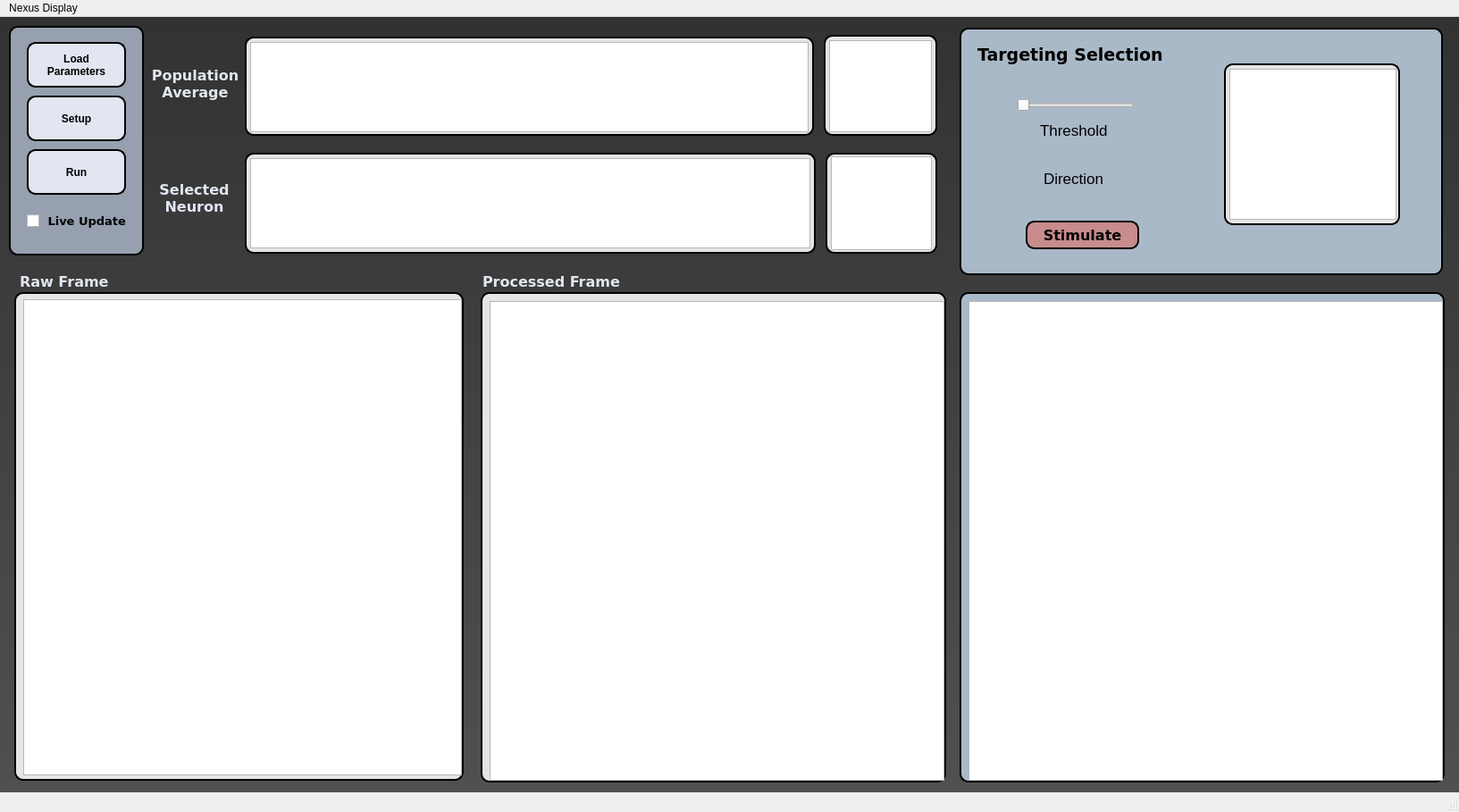
<?xml version="1.0" encoding="UTF-8"?>
<ui version="4.0">
 <class>MainWindow</class>
 <widget class="QMainWindow" name="MainWindow">
  <property name="geometry">
   <rect>
    <x>0</x>
    <y>0</y>
    <width>1633</width>
    <height>909</height>
   </rect>
  </property>
  <property name="windowTitle">
   <string>MainWindow</string>
  </property>
  <property name="styleSheet">
   <string notr="true">QMainWindow { background-color: 'blue'; }</string>
  </property>
  <widget class="QWidget" name="centralwidget">
   <property name="styleSheet">
    <string notr="true">#centralwidget { background-color: qlineargradient(spread:pad, x1:0, y1:0, x2:0, y2:1, stop:0 rgb(50, 50, 50), stop:1 rgba(80, 80, 80, 255)); }
#checkBox {color: black}
#label_2 {color: rgb(225, 230, 240)}
#label_3 {color: rgb(225, 230, 240)}
#label_4 {color: rgb(225, 230, 240)}
#label_5 {color: rgb(225, 230, 240)}
#frame {background-color: rgb(150, 160, 175);
border-style: outset;
border-width: 2px;
border-radius: 10px;
border-color: black;
padding: 6px}
#frame_3 {background-color: rgb(170, 185, 200);
border-style: outset;
border-width: 2px;
border-radius: 10px;
border-color: black;
padding: 6px}
#frame_2 {background: rgb(229, 229, 229);
border-style: outset;
border-width: 2px;
border-radius: 10px;
border-color: black;
padding: 1px}
#frame_4 {background: rgb(170, 185, 200);
border-style: outset;
border-width: 2px;
border-radius: 10px;
border-color: black;
padding: 1px}
#frame_5 {background: rgb(229, 229, 229);
border-style: outset;
border-width: 2px;
border-radius: 10px;
border-color: black;
padding: 6px}
#frame_6 {background: rgb(229, 229, 229);
border-style: outset;
border-width: 2px;
border-radius: 10px;
border-color: black;
padding: 6px}
#frame_8 {background: rgb(229, 229, 229);
border-style: outset;
border-width: 2px;
border-radius: 10px;
border-color: black;
padding: 6px}
#frame_7 {background: rgb(229, 229, 229);
border-style: outset;
border-width: 2px;
border-radius: 10px;
border-color: black;
padding: 6px}
#frame_9 {background: rgb(229, 229, 229);
border-style: outset;
border-width: 2px;
border-radius: 10px;
border-color: black;
padding: 0px}
#frame_10 {background: rgb(229, 229, 229);
border-style: outset;
border-width: 2px;
border-radius: 10px;
border-color: black;
padding: 6px}
#pushButton {
background-color: rgb(225, 230, 240);
color: black;
font: bold;
border-style: outset;
border-width: 2px;
border-radius: 10px;
border-color: black;
padding: 6px
}
#pushButton_2 {
background-color: rgb(225, 230, 240);
color: black;
font: bold;
border-style: outset;
border-width: 2px;
border-radius: 10px;
border-color: black;
padding: 6px
}
#pushButton_3 {
background-color: rgb(225, 230, 240);
color: black;
font: bold;
border-style: outset;
border-width: 2px;
border-radius: 10px;
border-color: black;
padding: 6px
}
#pushButton_4 {
background-color: rgb(200, 140, 140);
color: black;
font: bold;
border-style: outset;
border-width: 2px;
border-radius: 10px;
border-color: black;
padding: 6px
}</string>
   </property>
   <widget class="QFrame" name="frame_2">
    <property name="geometry">
     <rect>
      <x>16</x>
      <y>308</y>
      <width>503</width>
      <height>547</height>
     </rect>
    </property>
    <property name="frameShape">
     <enum>QFrame::StyledPanel</enum>
    </property>
    <property name="frameShadow">
     <enum>QFrame::Raised</enum>
    </property>
    <widget class="ImageView" name="rawplot">
     <property name="geometry">
      <rect>
       <x>10</x>
       <y>8</y>
       <width>491</width>
       <height>533</height>
      </rect>
     </property>
    </widget>
   </widget>
   <widget class="QFrame" name="frame">
    <property name="geometry">
     <rect>
      <x>10</x>
      <y>10</y>
      <width>151</width>
      <height>257</height>
     </rect>
    </property>
    <property name="frameShape">
     <enum>QFrame::StyledPanel</enum>
    </property>
    <property name="frameShadow">
     <enum>QFrame::Raised</enum>
    </property>
    <widget class="QPushButton" name="pushButton">
     <property name="geometry">
      <rect>
       <x>20</x>
       <y>18</y>
       <width>111</width>
       <height>51</height>
      </rect>
     </property>
     <property name="text">
      <string>Load
Parameters</string>
     </property>
    </widget>
    <widget class="QPushButton" name="pushButton_2">
     <property name="geometry">
      <rect>
       <x>20</x>
       <y>78</y>
       <width>111</width>
       <height>51</height>
      </rect>
     </property>
     <property name="text">
      <string>Setup</string>
     </property>
    </widget>
    <widget class="QPushButton" name="pushButton_3">
     <property name="geometry">
      <rect>
       <x>20</x>
       <y>138</y>
       <width>111</width>
       <height>51</height>
      </rect>
     </property>
     <property name="text">
      <string>Run</string>
     </property>
    </widget>
    <widget class="QCheckBox" name="checkBox">
     <property name="geometry">
      <rect>
       <x>20</x>
       <y>198</y>
       <width>117</width>
       <height>41</height>
      </rect>
     </property>
     <property name="font">
      <font>
       <family>DejaVu Sans</family>
       <pointsize>10</pointsize>
       <weight>75</weight>
       <bold>true</bold>
      </font>
     </property>
     <property name="text">
      <string> Live Update</string>
     </property>
    </widget>
   </widget>
   <widget class="QFrame" name="frame_4">
    <property name="geometry">
     <rect>
      <x>1074</x>
      <y>308</y>
      <width>543</width>
      <height>549</height>
     </rect>
    </property>
    <property name="frameShape">
     <enum>QFrame::StyledPanel</enum>
    </property>
    <property name="frameShadow">
     <enum>QFrame::Raised</enum>
    </property>
    <widget class="ImageView" name="rawplot_3">
     <property name="geometry">
      <rect>
       <x>10</x>
       <y>10</y>
       <width>531</width>
       <height>537</height>
      </rect>
     </property>
    </widget>
   </widget>
   <widget class="QFrame" name="frame_5">
    <property name="geometry">
     <rect>
      <x>538</x>
      <y>308</y>
      <width>521</width>
      <height>549</height>
     </rect>
    </property>
    <property name="frameShape">
     <enum>QFrame::StyledPanel</enum>
    </property>
    <property name="frameShadow">
     <enum>QFrame::Raised</enum>
    </property>
    <widget class="ImageView" name="rawplot_2">
     <property name="geometry">
      <rect>
       <x>10</x>
       <y>10</y>
       <width>509</width>
       <height>537</height>
      </rect>
     </property>
    </widget>
   </widget>
   <widget class="QFrame" name="frame_3">
    <property name="geometry">
     <rect>
      <x>1074</x>
      <y>12</y>
      <width>541</width>
      <height>277</height>
     </rect>
    </property>
    <property name="frameShape">
     <enum>QFrame::StyledPanel</enum>
    </property>
    <property name="frameShadow">
     <enum>QFrame::Raised</enum>
    </property>
    <widget class="QSlider" name="slider">
     <property name="geometry">
      <rect>
       <x>64</x>
       <y>76</y>
       <width>131</width>
       <height>22</height>
      </rect>
     </property>
     <property name="orientation">
      <enum>Qt::Horizontal</enum>
     </property>
    </widget>
    <widget class="QLabel" name="label">
     <property name="geometry">
      <rect>
       <x>20</x>
       <y>20</y>
       <width>263</width>
       <height>21</height>
      </rect>
     </property>
     <property name="font">
      <font>
       <family>DejaVu Sans</family>
       <pointsize>14</pointsize>
       <weight>75</weight>
       <bold>true</bold>
      </font>
     </property>
     <property name="text">
      <string>Targeting Selection</string>
     </property>
    </widget>
    <widget class="QPushButton" name="pushButton_4">
     <property name="geometry">
      <rect>
       <x>74</x>
       <y>216</y>
       <width>127</width>
       <height>32</height>
      </rect>
     </property>
     <property name="font">
      <font>
       <family>DejaVu Sans</family>
       <pointsize>12</pointsize>
       <weight>75</weight>
       <bold>true</bold>
      </font>
     </property>
     <property name="text">
      <string>Stimulate</string>
     </property>
    </widget>
    <widget class="QLabel" name="label_6">
     <property name="geometry">
      <rect>
       <x>90</x>
       <y>104</y>
       <width>87</width>
       <height>21</height>
      </rect>
     </property>
     <property name="font">
      <font>
       <family>Helvetica Neue</family>
       <pointsize>13</pointsize>
       <weight>50</weight>
       <bold>false</bold>
      </font>
     </property>
     <property name="text">
      <string>Threshold</string>
     </property>
    </widget>
    <widget class="QLabel" name="label_7">
     <property name="geometry">
      <rect>
       <x>94</x>
       <y>158</y>
       <width>81</width>
       <height>21</height>
      </rect>
     </property>
     <property name="font">
      <font>
       <family>Helvetica Neue</family>
       <pointsize>13</pointsize>
       <weight>50</weight>
       <bold>false</bold>
      </font>
     </property>
     <property name="text">
      <string>Direction</string>
     </property>
    </widget>
    <widget class="QFrame" name="frame_10">
     <property name="geometry">
      <rect>
       <x>296</x>
       <y>40</y>
       <width>197</width>
       <height>181</height>
      </rect>
     </property>
     <property name="frameShape">
      <enum>QFrame::StyledPanel</enum>
     </property>
     <property name="frameShadow">
      <enum>QFrame::Raised</enum>
     </property>
     <widget class="PlotWidget" name="grplot_5">
      <property name="geometry">
       <rect>
        <x>6</x>
        <y>6</y>
        <width>187</width>
        <height>169</height>
       </rect>
      </property>
     </widget>
    </widget>
   </widget>
   <widget class="QLabel" name="label_2">
    <property name="geometry">
     <rect>
      <x>158</x>
      <y>38</y>
      <width>121</width>
      <height>73</height>
     </rect>
    </property>
    <property name="font">
     <font>
      <family>DejaVu Sans</family>
      <pointsize>12</pointsize>
      <weight>75</weight>
      <bold>true</bold>
     </font>
    </property>
    <property name="text">
     <string>Population
Average</string>
    </property>
    <property name="alignment">
     <set>Qt::AlignCenter</set>
    </property>
   </widget>
   <widget class="QLabel" name="label_3">
    <property name="geometry">
     <rect>
      <x>168</x>
      <y>150</y>
      <width>99</width>
      <height>105</height>
     </rect>
    </property>
    <property name="font">
     <font>
      <family>DejaVu Sans</family>
      <pointsize>12</pointsize>
      <weight>75</weight>
      <bold>true</bold>
     </font>
    </property>
    <property name="text">
     <string>Selected
Neuron</string>
    </property>
    <property name="alignment">
     <set>Qt::AlignCenter</set>
    </property>
   </widget>
   <widget class="QLabel" name="label_4">
    <property name="geometry">
     <rect>
      <x>22</x>
      <y>286</y>
      <width>131</width>
      <height>21</height>
     </rect>
    </property>
    <property name="font">
     <font>
      <family>DejaVu Sans</family>
      <pointsize>12</pointsize>
      <weight>75</weight>
      <bold>true</bold>
     </font>
    </property>
    <property name="text">
     <string>Raw Frame</string>
    </property>
   </widget>
   <widget class="QLabel" name="label_5">
    <property name="geometry">
     <rect>
      <x>540</x>
      <y>286</y>
      <width>201</width>
      <height>21</height>
     </rect>
    </property>
    <property name="font">
     <font>
      <family>DejaVu Sans</family>
      <pointsize>12</pointsize>
      <weight>75</weight>
      <bold>true</bold>
     </font>
    </property>
    <property name="text">
     <string>Processed Frame</string>
    </property>
   </widget>
   <widget class="QFrame" name="frame_6">
    <property name="geometry">
     <rect>
      <x>274</x>
      <y>22</y>
      <width>637</width>
      <height>111</height>
     </rect>
    </property>
    <property name="frameShape">
     <enum>QFrame::StyledPanel</enum>
    </property>
    <property name="frameShadow">
     <enum>QFrame::Raised</enum>
    </property>
    <widget class="PlotWidget" name="grplot">
     <property name="geometry">
      <rect>
       <x>6</x>
       <y>6</y>
       <width>625</width>
       <height>101</height>
      </rect>
     </property>
    </widget>
   </widget>
   <widget class="QFrame" name="frame_7">
    <property name="geometry">
     <rect>
      <x>922</x>
      <y>20</y>
      <width>127</width>
      <height>113</height>
     </rect>
    </property>
    <property name="frameShape">
     <enum>QFrame::StyledPanel</enum>
    </property>
    <property name="frameShadow">
     <enum>QFrame::Raised</enum>
    </property>
    <widget class="PlotWidget" name="grplot_3">
     <property name="geometry">
      <rect>
       <x>6</x>
       <y>6</y>
       <width>115</width>
       <height>103</height>
      </rect>
     </property>
    </widget>
   </widget>
   <widget class="QFrame" name="frame_8">
    <property name="geometry">
     <rect>
      <x>274</x>
      <y>152</y>
      <width>639</width>
      <height>113</height>
     </rect>
    </property>
    <property name="frameShape">
     <enum>QFrame::StyledPanel</enum>
    </property>
    <property name="frameShadow">
     <enum>QFrame::Raised</enum>
    </property>
    <widget class="PlotWidget" name="grplot_2">
     <property name="geometry">
      <rect>
       <x>6</x>
       <y>6</y>
       <width>627</width>
       <height>101</height>
      </rect>
     </property>
    </widget>
   </widget>
   <widget class="QFrame" name="frame_9">
    <property name="geometry">
     <rect>
      <x>924</x>
      <y>152</y>
      <width>125</width>
      <height>113</height>
     </rect>
    </property>
    <property name="frameShape">
     <enum>QFrame::StyledPanel</enum>
    </property>
    <property name="frameShadow">
     <enum>QFrame::Raised</enum>
    </property>
    <widget class="PlotWidget" name="grplot_4">
     <property name="geometry">
      <rect>
       <x>6</x>
       <y>4</y>
       <width>113</width>
       <height>105</height>
      </rect>
     </property>
    </widget>
   </widget>
  </widget>
  <widget class="QMenuBar" name="menubar">
   <property name="geometry">
    <rect>
     <x>0</x>
     <y>0</y>
     <width>1633</width>
     <height>22</height>
    </rect>
   </property>
   <widget class="QMenu" name="menuRASP_Display">
    <property name="title">
     <string>Nexus Display</string>
    </property>
   </widget>
   <addaction name="menuRASP_Display"/>
  </widget>
  <widget class="QStatusBar" name="statusbar"/>
 </widget>
 <customwidgets>
  <customwidget>
   <class>PlotWidget</class>
   <extends>QGraphicsView</extends>
   <header>pyqtgraph</header>
  </customwidget>
  <customwidget>
   <class>ImageView</class>
   <extends>QGraphicsView</extends>
   <header>pyqtgraph.h</header>
  </customwidget>
 </customwidgets>
 <resources/>
 <connections/>
 <designerdata>
  <property name="gridDeltaX">
   <number>2</number>
  </property>
  <property name="gridDeltaY">
   <number>2</number>
  </property>
  <property name="gridSnapX">
   <bool>true</bool>
  </property>
  <property name="gridSnapY">
   <bool>true</bool>
  </property>
  <property name="gridVisible">
   <bool>false</bool>
  </property>
 </designerdata>
</ui>
